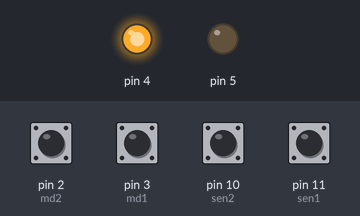
A sketch run on a simulated Arduino Uno, built with avr-gcc and run on an emulated ATmega328P. Shown: output pins drawn as LEDs (lit = HIGH). The inputs (shaded band) are chosen by the test bench; at power-on: pin 2 (md2), pin 3 (md1), pin 10 (sen2), pin 11 (sen1) HIGH.

Above: at 1.8 s.
1.9 s: pin 11 (sen1) pulled LOW for 0.6 s
At 2.7 s:
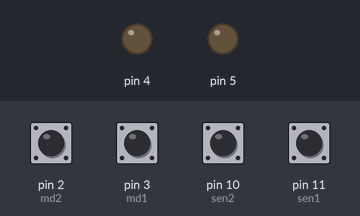
5.5 s: pin 2 (md2) pulled LOW for 0.6 s
At 6.6 s:
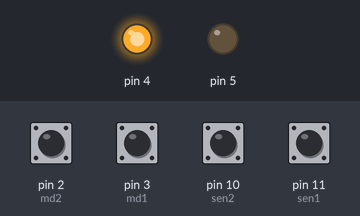
7.6 s: pin 11 (sen1) pulled LOW for 1 s
At 11.9 s:
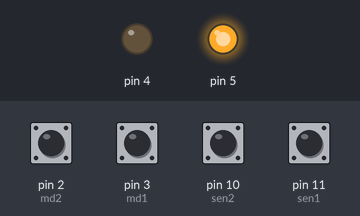
Timing chart, 0 to 13.4 s (numbered marks = the images above; inputs shaded):
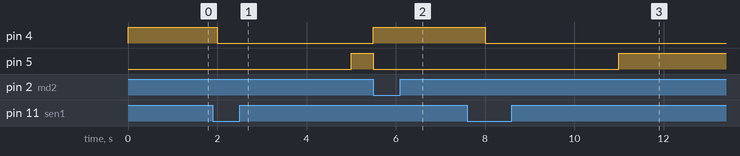

Measured:
- after the input at 1.9 s, pin 4: HIGH → LOW after 0.10 s; pin 5: LOW → HIGH after 3.1 s
- after the input at 5.5 s, pin 4: LOW → HIGH at once; pin 5: HIGH → LOW at once
- after the input at 7.6 s, pin 4: HIGH → LOW after 0.40 s; pin 5: LOW → HIGH after 3.4 s

The sketch:

Taniya.Haghighi-Assignment14-part1.ino
```cpp
#define sen2 10
#define sen1 11
#define md2 2
#define md1 3

enum FSM_States{OPEN, CLOSE, COMPLETE_OPEN};
FSM_States currentState=OPEN;
 int t=0;

void setup() {
  pinMode(sen1,INPUT_PULLUP);
  pinMode(md2,INPUT_PULLUP);
  pinMode(md1,INPUT_PULLUP);
  pinMode(sen2,INPUT_PULLUP);
  pinMode(4,OUTPUT);
  pinMode(5,OUTPUT);


attachInterrupt(digitalPinToInterrupt(md1), openDoor, CHANGE);
attachInterrupt(digitalPinToInterrupt(md2), openDoor, CHANGE);
if(digitalRead(sen2)==LOW){
    currentState = CLOSE;
  }
}

void openDoor(){
        t=0;
         currentState = OPEN;
}

void turnOff(){
   digitalWrite(4,LOW);
   digitalWrite(5,LOW);
}


void loop() {
  switch(currentState)
  {
    case OPEN:
        if(digitalRead(sen1)==LOW){
               turnOff();
               t=0;
               currentState = COMPLETE_OPEN;
          }else{

                digitalWrite(4,HIGH);
                digitalWrite(5,LOW);
          }
        break;
    case COMPLETE_OPEN:
          t++;
         if(t>4){
          currentState = CLOSE;
         }
        break;
    case CLOSE:
     if(digitalRead(sen2)==LOW){
      turnOff();
     }else{

        digitalWrite(5,HIGH);
        digitalWrite(4,LOW);
     }
  }
  delay(500);
}
```
